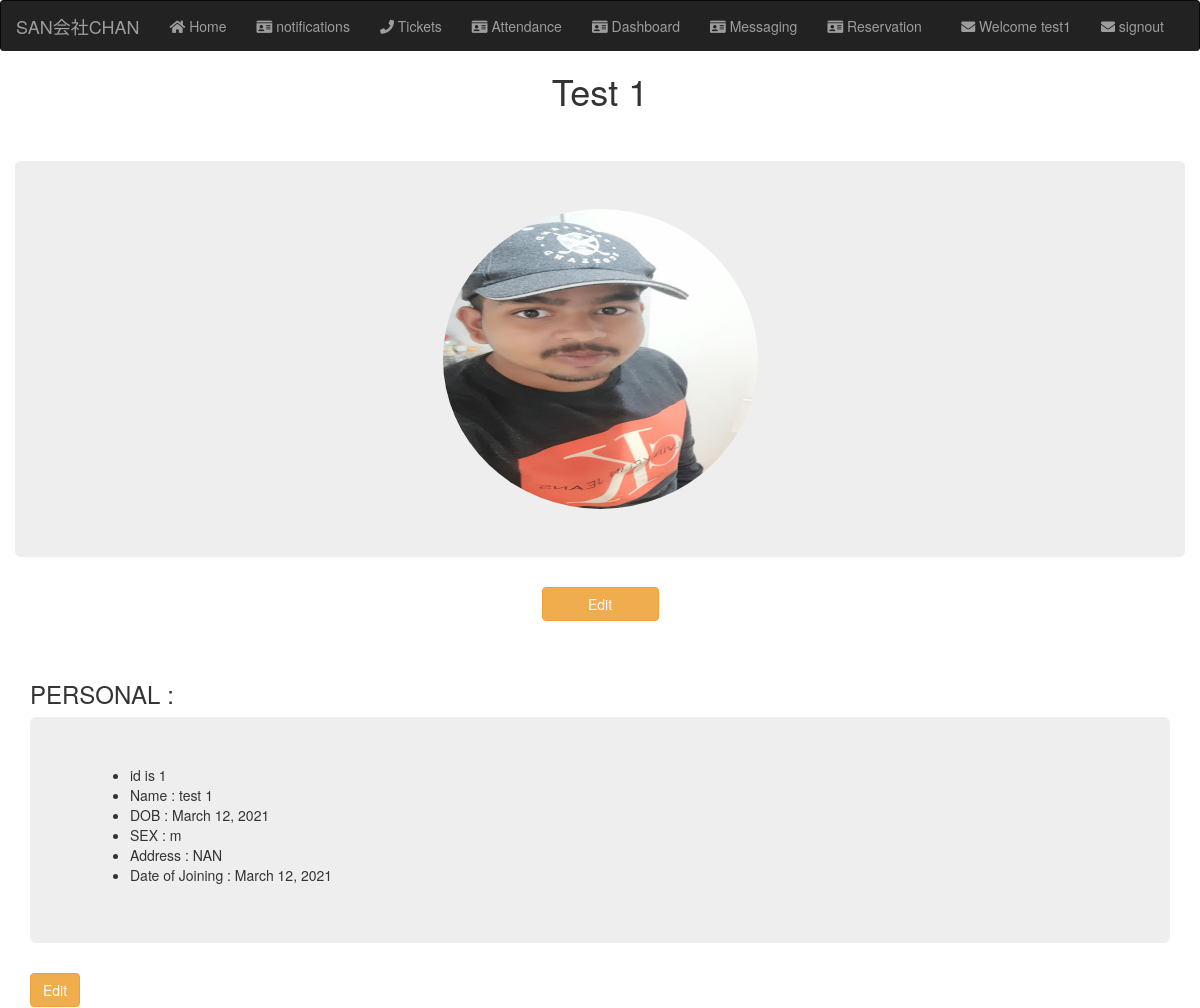
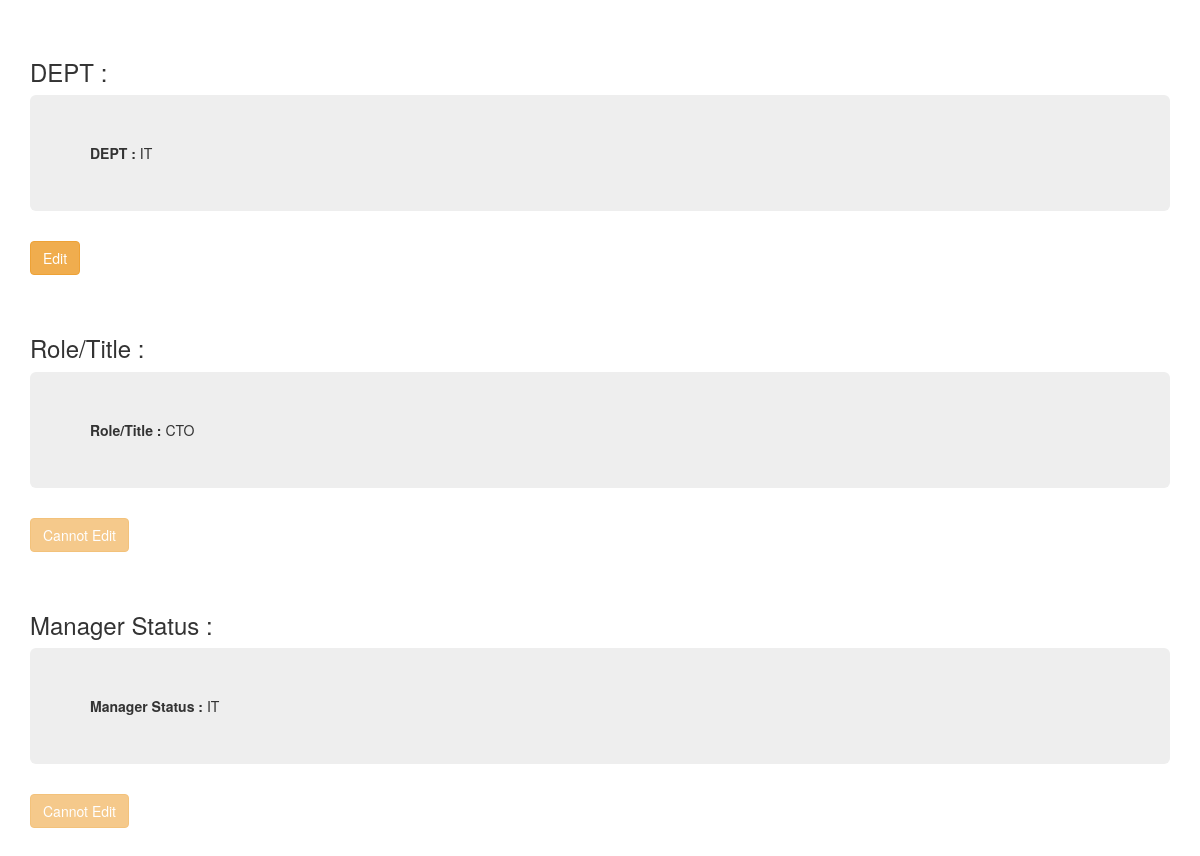
The app's page /profile (signed in) with its own data (2 pictures, top to bottom).
### structure/models.py (models this page shows, shortened)
class Employee(models.Model):
    user_profile = models.ForeignKey(user_profile, on_delete=models.CASCADE, null=True, blank=True )
    emp_no = models.IntegerField( primary_key=True )
    birth_date = models.DateField()
    first_name = models.CharField(max_length=14 , help_text="Enter your First Name")
    last_name = models.CharField(max_length=16)
    gender = models.CharField(max_length=1)
    hire_date = models.DateField()
    address = models.TextField(max_length=100, blank = True, null=True, default="NAN")
    class Meta:
        verbose_name = ('employee')
        verbose_name_plural = ('employees')
    def __str__(self):
        return "{} {}".format(self.first_name, self.last_name)

class DeptEmp(models.Model):
    employee = models.ForeignKey('Employee', on_delete=models.CASCADE, db_column='emp_no', verbose_name=('employee'))
    department = models.ForeignKey(Department, on_delete=models.CASCADE, db_column='dept_no', verbose_name=('department'))
    from_date = models.DateField()
    to_date = models.DateField(blank=True, null=True)
    class Meta:
        verbose_name = ('department employee')
        verbose_name_plural = ('department employees')
        db_table = 'dept_emp'

class Department(models.Model):
    dept_no = models.CharField(primary_key=True, max_length=4)
    dept_name = models.CharField(unique=True, max_length=40)
    class Meta:
        verbose_name = ('department')
        verbose_name_plural = ('departments')
        ordering = ['dept_no']
    def __str__(self):
        return self.dept_name

class Title(models.Model):
    employee = models.ForeignKey(Employee, on_delete=models.CASCADE, db_column='emp_no', verbose_name=('employee'))
    title = models.CharField(max_length=50)
    from_date = models.DateField()
    to_date = models.DateField(blank=True, null=True)
    class Meta:
        verbose_name = ('title')
        verbose_name_plural = ('titles')

class DeptManager(models.Model):
    employee = models.ForeignKey('Employee', on_delete=models.CASCADE, db_column='emp_no', verbose_name=('employee'))
    department = models.ForeignKey(Department, on_delete=models.CASCADE, db_column='dept_no', verbose_name=('department'))
    from_date = models.DateField()
    to_date = models.DateField(null=True,blank=True)
    class Meta:
        verbose_name = ('department manager')
        verbose_name_plural = ('department managers')
        ordering = ['-from_date']
    def __str__(self):
        return "{} - {}".format(self.employee, self.department)

### homepage/views.py (the view)
# urls.py: path('profile', views.profile , name = "profile"),
def profile(request):
    curr_user = request.user
    try:
        employee = Employee.objects.get(user_profile__email = curr_user.email)
        dept = DeptEmp.objects.get(employee__user_profile__email = curr_user.email)
        profilepicture = user_profile.objects.get(email=curr_user.email)
        print('i am the profile pic ', profilepicture.profile_picture)
    except:
        error = "Your Employee credentials are not setup yet. Pleases contact Admin! Sorry for the inconvienience profile test !!"
        return render(request,'error/errorpage.html',{'error' : error})
    try:
        title = Title.objects.get(employee__user_profile__email = curr_user.email)
    except:
        title = "Employee"
    manager_status = get_or_none(DeptManager,employee__user_profile__email = curr_user.email)
    print(manager_status)
    return render(request,'landing/profile.html', {'emp' : employee, 'dept' : dept, 'title' : title , 'manager_status' : manager_status , 'pp':profilepicture , 'img' : '/dp/test1.jpg' })

### homepage/views.py (called while the page is built)
def get_or_none(model, **kwargs):
    try:
        return model.objects.get(**kwargs)
    except model.DoesNotExist:
        return None

### templates/landing/profile.html (shortened to what this page needs)
<!DOCTYPE html>
{% extends "base.html" %}
{% load static %}
{% block body %}
<h1 style="text-align: center; text-transform: capitalize; ">{{emp}}</h1>
<br><br>
{% if pp.profile_picture %}
<div class="jumbotron">
    <img class="profile-picture" src=" {% static 'dp/test1.jpg' %}  " alt="Broken link">
</div>
{% else %}
    <div class="jumbotron">
    <h5 style="text-align: center;">
        <b> No profile picture uploaded ! </b>
    </h5>
</div>
{% endif %}
<div>
    <a href=" {% url 'homepage:updateprofile' pk=pp.id %} "><button class = "btn btn-warning profilebutton">Edit</button></a>
</div>
<br><br>
<div class="container">
    <h3>PERSONAL : </h3>
    <div class="jumbotron">
        <ul>
            <li>id is {{emp.emp_no}}</li>
            <li>Name : {{emp.first_name}} {{emp.last_name}} </li>
            <li>DOB : {{emp.birth_date}} </li>
            <li>SEX : {{emp.gender}}</li>
            <li>Address : {{emp.address}}</li>
            <li>Date of Joining : {{emp.hire_date}}</li>
        </ul>
    </div>
    <a href="{% url 'structure:EmployeeUpdate' pk=emp.emp_no %}">
        <button class="btn btn-warning"> Edit </button>
    </a>
</div>
<br><br>
<div class="container">
    <h3>DEPT : </h3>
    <div class="jumbotron">
        <b>DEPT :  </b>{{ dept.department }}
    </div>
<a href="{% url 'structure:DeptEmpUpdate' pk=dept.id %}">
    <button class="btn btn-warning"> Edit </button>
</a>
</div>
<br><br>
<div class="container">
    <h3>Role/Title : </h3>
    <div class="jumbotron">
        <b>Role/Title :  </b>{{ title.title }}
    </div>
<a href="">
    <button class="btn btn-warning" disabled>Cannot Edit </button>
</a>
</div>
<br><br>
<div class="container">
    <h3>Manager Status : </h3>
    <div class="jumbotron">
        {%if not manager_status%}
        <b>Manager Status :  </b> NONE
        {% else %}
            <b>Manager Status :  </b>{{ manager_status.department }}
        {% endif %}
    </div>
<a href="">
    <button class="btn btn-warning" disabled>Cannot Edit </button>
</a>
</div>
<br><br>
{% endblock %}

### templates/base.html (shortened to what this page needs)
<!DOCTYPE html>
{% load static %}
<html lang="en">
<head>
    <link rel="stylesheet" href="https://maxcdn.bootstrapcdn.com/bootstrap/3.3.7/css/bootstrap.min.css">
    <link rel="stylesheet" href="https://use.fontawesome.com/releases/v5.7.0/css/all.css">
    <link rel="stylesheet" href="{% static 'css/base.css' %}">
</head>
<body>
    <nav class="navbar navbar-inverse " style=" margin-bottom:0px ; border-bottom : 0px;">
        <div class="container-fluid">
            <div class="navbar-header">
                <a class="navbar-brand" href="/">SAN会社CHAN</a>
            </div>
            <ul class="nav navbar-nav">
                <li> <a href="/"> <i class="fa fa-home" aria-hidden="true"> </i>  Home</a> </li>
                <li><a href="{% url 'homepage:notifications' %}"> <i class="fa fa-id-card" aria-hidden="true"></i> notifications</a></li>
                {% if user.is_authenticated %}
                    <li><a href=" {% url 'homepage:tickets' %}"> <i class="fa fa-phone" aria-hidden="true"></i></i> Tickets</a></li>
                    <li><a href="{% url 'attendance:attendance' %}"> <i class="fa fa-id-card" aria-hidden="true"></i> Attendance </a></li>
                    <li><a href="{% url 'dashboard:home' %}"> <i class="fa fa-id-card" aria-hidden="true"></i> Dashboard </a></li>
                    <li><a href="{% url 'messaging:home' %}"> <i class="fa fa-id-card" aria-hidden="true"></i> Messaging </a></li>
                    <li><a href="{% url 'reservation:home' %}"> <i class="fa fa-id-card" aria-hidden="true"></i> Reservation </a></li>
                {% endif %}
            </ul>
            {% if user.is_authenticated %}
            <ul class = "nav navbar-nav navbar-right">
                <li><a href=" {% url 'homepage:profile' %}"> <i class="fa fa-envelope" aria-hidden="true"></i> Welcome {{user.username}} </a></li>
                <li style="padding-right: 20px;"><a href="{% url 'registration:signout' %}"> <i class="fa fa-envelope" aria-hidden="true"></i> signout </a></li>
            {% endif %}
        </div>
    </nav>
    <div class="container base-container" style=" padding:0px ;">
        {% block body %}
        {% endblock %}
    </div>
</body>
</html>

### static/css/base.css (style rules this page uses)
.profile-picture { margin-left: 35%; margin-right: 35%; width : 30%; height : 300px; border-radius: 50%; }
.profilebutton { width: 10%; margin-left: 45%; margin-right: 45%; }

### records on screen
Employee: first_name+last_name "Test 1", emp_no "1", first_name "test", last_name "1", birth_date "March 12, 2021", gender "m", address "NAN", hire_date "March 12, 2021"
DeptEmp: department "IT"
Title: title "CTO"
DeptManager: department "IT"

### other values on screen
{{ user.username }} "test1"
